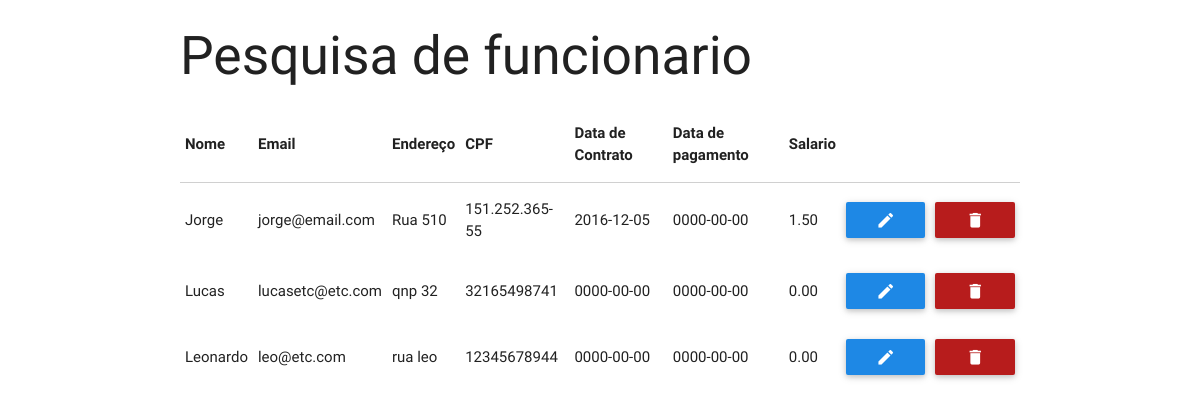
Page /control/controladorListarFuncionario.php on the committed database.
### tables this page shows
CREATE TABLE `funcionario` (
  `idfuncionario` int(11) NOT NULL,
  `nome` varchar(100) NOT NULL,
  `endereco` varchar(150) NOT NULL,
  `senha` int(50) NOT NULL,
  `email` varchar(150) NOT NULL,
  `cpf` varchar(15) NOT NULL,
  `datacontrato` date NOT NULL,
  `datapagamento` date NOT NULL,
  `perfil` int(1) NOT NULL,
  `salario` decimal(8,2) NOT NULL,
  `telefone` varchar(50) NOT NULL
);

### model/DAO/classeFuncionarioDAO.php (called while the page is built, shortened)
<?php
class classeFuncionarioDAO {
  public function listarfuncionarios(){
      try{
          $pdo= conexao::getinstance();
          $sql= "SELECT * FROM funcionario";
          $stmt= $pdo->prepare($sql);
          $stmt->execute();
          $funcionarios = array();
          while ($funcionario = $stmt->fetchObject(__CLASS__)){
              $funcionarios[] = $funcionario;
          }
          return $funcionarios;
      } catch (Exception $exc) {
          echo $exc->getTraceAsString();
      }
  }
}

### control/controladorListarFuncionario.php (the view, shortened to what this page needs)
<?php
require_once '../model/DAO/classeFuncionarioDAO.php';
$novoFuncionarioDAO = new classeFuncionarioDAO;
$funcionario = $novoFuncionarioDAO->listarfuncionarios();
?>
<!DOCTYPE html>
<!DOCTYPE html>
 <html>
    <head>
      <link type="text/css" rel="stylesheet" href="../css/materialize.min.css"  media="screen,projection"/>
    </head>
    <body>
<div class="container">
    <h2>Pesquisa de funcionario</h2>
<table class="responsive-table">
    <thead>
    <th>Nome</th>
    <th>Email</th>
    <th>Endereço</th>
    <th>CPF</th>
    <th>Data de Contrato</th>
    <th>Data de pagamento </th>
    <th>Salario</th>
    <th>&nbsp;</th>
    <th>&nbsp;</th>
    </thead>
    <tbody>
    <?php foreach($funcionario as $c){ ?>
    <tr>
        <td><?php echo $c->nome ?></td>
        <td><?php echo $c->email ?></td>
        <td><?php echo $c->endereco ?></td>
        <td><?php echo $c->cpf ?></td>
        <td><?php echo $c->datacontrato?></td>
        <td><?php echo $c->datapagamento?></td>
        <td><?php echo $c->salario?></td>
        <td><?php echo "<a class='btn btn-info white-text  blue darken-1' href='../view/formAlterarFuncionario.php?idfuncionario=".$c->idfuncionario
                . "' onclick='return checkDelete()'><i class='material-icons '>mode_edit</i> ";?></td>
        <td><?php echo "<a class='btn btn-danger white-text  red darken-4' href='controladorExcluiFuncionario.php?idfuncionario="
        . $c->idfuncionario . "' onclick='return checkDelete()'><i class='material-icons '>delete</i> </a>";?></td>
    </tr>
    <?php } ?>
    </tbody>
</table>
</div>
</body>
 </html>

### rows in the picture
funcionario: nome "Jorge", email "jorge@email.com", endereco "Rua 510", cpf "151.252.365-55", datacontrato "2016-12-05", datapagamento "0000-00-00", salario "1.50"
funcionario: nome "Lucas", email "lucasetc@etc.com", endereco "qnp 32", cpf "32165498741", datacontrato "0000-00-00", datapagamento "0000-00-00", salario "0.00"
funcionario: nome "Leonardo", email "leo@etc.com", endereco "rua leo", cpf "12345678944", datacontrato "0000-00-00", datapagamento "0000-00-00", salario "0.00"
